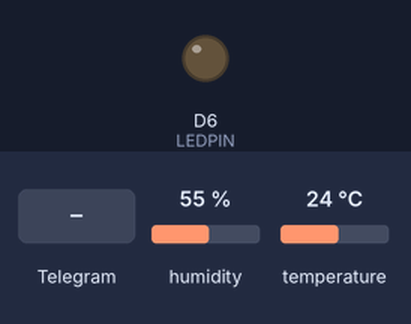
Bench run of a sketch on a simulated ESP8266 (NodeMCU). Shown: output pins drawn as LEDs (lit = HIGH). Inputs (shaded band) come from the test bench; at power-on: humidity 55 %, temperature 24 °C. WiFi joins after 1.5 s; servers stay silent unless stated; the local clock reads 2024-03-15 10:24:30 at power-on unless the sketch sets it; what the sketch prints to the serial monitor is not drawn.

Above: at 2.7 s.
2.8 s: Telegram message "/ledon" received
At 4.3 s:
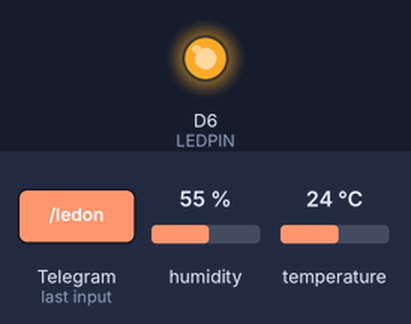
4.6 s: Telegram message "/ledoff" received
At 6.1 s:
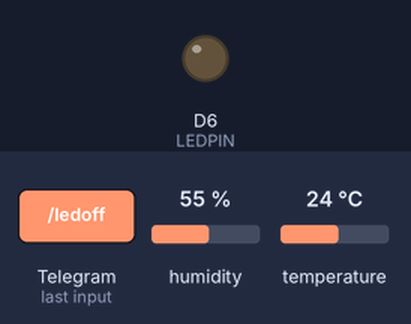
Timing chart, 0 to 7.6 s (numbered marks = the images above; inputs shaded):
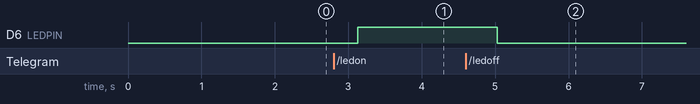

Measured:
- after the input at 2.8 s, D6 (LEDPIN): LOW → HIGH after 0.33 s
- after the input at 4.6 s, D6 (LEDPIN): HIGH → LOW after 0.43 s

The sketch:

iot-4-telegram-bot.ino
```cpp
#include <ESP8266WiFi.h>
#include <WiFiClientSecure.h>
#include <UniversalTelegramBot.h>
#include <DHT.h>

// Wifi network station credentials
#define WIFI_SSID "SSID_WIFI"
#define WIFI_PASSWORD "PASSWORD_WIFI"

// Telegram BOT Token (Get from Botfather)
#define BOT_TOKEN "GET_IT_FROM_BOTFATHER"

const unsigned long BOT_MTBS = 1000; // mean time between scan messages

X509List cert(TELEGRAM_CERTIFICATE_ROOT);
WiFiClientSecure secured_client;
UniversalTelegramBot bot(BOT_TOKEN, secured_client);
unsigned long bot_lasttime; // last time messages' scan has been done

// Sensor Pins
#define DHTPIN D5
#define LEDPIN D6
#define DHTTYPE DHT11 //Mengatur TYPE DHT (Karena ada 2 jenis [DHT11 & DHT22])
int ledStatus = 0;

DHT dht(DHTPIN, DHTTYPE);

void handleNewMessages(int numNewMessages) {
  Serial.print("Handle New Messages: ");
  Serial.println(numNewMessages);

  for (int i = 0; i < numNewMessages; i++) {
    String chat_id = bot.messages[i].chat_id;
    String text = bot.messages[i].text;
    String from_name = bot.messages[i].from_name;
    if (from_name == "")
      from_name = "Guest";

    float h = dht.readHumidity();
    float t = dht.readTemperature();

    if (text == "/ledon") {
      digitalWrite(LEDPIN, HIGH); // turn the LED on (HIGH is the voltage level)
      ledStatus = 1;
      bot.sendMessage(chat_id, "Led is ON", "");
    }

    if (text == "/ledoff") {
      ledStatus = 0;
      digitalWrite(LEDPIN, LOW); // turn the LED off (LOW is the voltage level)
      bot.sendMessage(chat_id, "Led is OFF", "");
    }

    if (text == "/ledstatus") {
      String message = "LED Status: ";
      if(ledStatus == 1) {
        message += "ON";
      } else {
        message += "OFF";
      }

      bot.sendMessage(chat_id, message, "");
    }

    if (text == "/dhtstatus") {
      String message = "";
      message += "Suhu : "+ String(t) + "°C\n";
      message += "Kelembapan : "+ String(h) + " %";
      bot.sendMessage(chat_id, message, "");
    }

    if (text == "/start") {
      String welcome = "Welcome to IoT Telegram Bot, " + from_name + ".\n";
      welcome += "List of Commands:\n\n";
      welcome += "/ledon : to switch the Led ON\n";
      welcome += "/ledoff : to switch the Led OFF\n";
      welcome += "/ledstatus : Returns current status of LED\n";
      welcome += "/dhtstatus : Returns temperature and humidity status of DHT11\n";
      bot.sendMessage(chat_id, welcome, "Markdown");
    }
  }
}


void setup()
{
  Serial.begin(115200);
  Serial.println();

  // Sensor Pin Mode
  pinMode(LEDPIN, OUTPUT);
  dht.begin();

  // attempt to connect to Wifi network:
  configTime(0, 0, "pool.ntp.org");      // get UTC time via NTP
  secured_client.setTrustAnchors(&cert); // Add root certificate for api.telegram.org
  Serial.print("Connecting to Wifi SSID ");
  Serial.print(WIFI_SSID);
  WiFi.begin(WIFI_SSID, WIFI_PASSWORD);
  while (WiFi.status() != WL_CONNECTED)
  {
    Serial.print(".");
    delay(500);
  }
  Serial.print("\nWiFi connected. IP address: ");
  Serial.println(WiFi.localIP());

  // Check NTP/Time, usually it is instantaneous and you can delete the code below.
  Serial.print("Retrieving time: ");
  time_t now = time(nullptr);
  while (now < 24 * 3600)
  {
    Serial.print(".");
    delay(100);
    now = time(nullptr);
  }
  Serial.println(now);
}

void loop() {
  if (millis() - bot_lasttime > BOT_MTBS) {
    int numNewMessages = bot.getUpdates(bot.last_message_received + 1);

    while (numNewMessages) {
      Serial.println("Got response");
      handleNewMessages(numNewMessages);
      numNewMessages = bot.getUpdates(bot.last_message_received + 1);
    }

    bot_lasttime = millis();
  }
}
```
